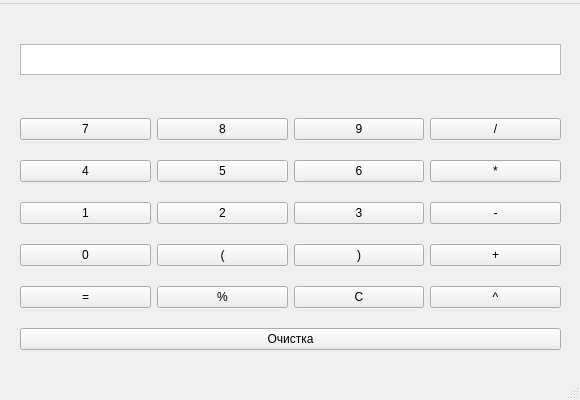
<?xml version="1.0" encoding="UTF-8"?>
<ui version="4.0">
 <class>MainWindow</class>
 <widget class="QMainWindow" name="MainWindow">
  <property name="geometry">
   <rect>
    <x>0</x>
    <y>0</y>
    <width>580</width>
    <height>400</height>
   </rect>
  </property>
  <property name="baseSize">
   <size>
    <width>580</width>
    <height>400</height>
   </size>
  </property>
  <property name="windowTitle">
   <string>MainWindow</string>
  </property>
  <widget class="QWidget" name="centralwidget">
   <widget class="QWidget" name="layoutWidget">
    <property name="geometry">
     <rect>
      <x>20</x>
      <y>100</y>
      <width>541</width>
      <height>261</height>
     </rect>
    </property>
    <layout class="QGridLayout" name="gridLayout">
     <item row="1" column="2">
      <widget class="QPushButton" name="six">
       <property name="text">
        <string>6</string>
       </property>
      </widget>
     </item>
     <item row="2" column="3">
      <widget class="QPushButton" name="substr">
       <property name="text">
        <string>-</string>
       </property>
      </widget>
     </item>
     <item row="3" column="2">
      <widget class="QPushButton" name="rightBr">
       <property name="text">
        <string>)</string>
       </property>
      </widget>
     </item>
     <item row="0" column="2">
      <widget class="QPushButton" name="nine">
       <property name="text">
        <string>9</string>
       </property>
      </widget>
     </item>
     <item row="2" column="1">
      <widget class="QPushButton" name="two">
       <property name="text">
        <string>2</string>
       </property>
      </widget>
     </item>
     <item row="0" column="0">
      <widget class="QPushButton" name="seven">
       <property name="text">
        <string>7</string>
       </property>
      </widget>
     </item>
     <item row="3" column="1">
      <widget class="QPushButton" name="leftBr">
       <property name="text">
        <string>(</string>
       </property>
      </widget>
     </item>
     <item row="1" column="0">
      <widget class="QPushButton" name="four">
       <property name="text">
        <string>4</string>
       </property>
      </widget>
     </item>
     <item row="1" column="1">
      <widget class="QPushButton" name="five">
       <property name="text">
        <string>5</string>
       </property>
      </widget>
     </item>
     <item row="4" column="0">
      <widget class="QPushButton" name="equil">
       <property name="text">
        <string>=</string>
       </property>
      </widget>
     </item>
     <item row="2" column="2">
      <widget class="QPushButton" name="three">
       <property name="text">
        <string>3</string>
       </property>
      </widget>
     </item>
     <item row="2" column="0">
      <widget class="QPushButton" name="one">
       <property name="text">
        <string>1</string>
       </property>
      </widget>
     </item>
     <item row="3" column="0">
      <widget class="QPushButton" name="zero">
       <property name="text">
        <string>0</string>
       </property>
      </widget>
     </item>
     <item row="1" column="3">
      <widget class="QPushButton" name="mult">
       <property name="text">
        <string>*</string>
       </property>
      </widget>
     </item>
     <item row="4" column="3">
      <widget class="QPushButton" name="pow">
       <property name="text">
        <string>^</string>
       </property>
      </widget>
     </item>
     <item row="4" column="1">
      <widget class="QPushButton" name="mod">
       <property name="text">
        <string>%</string>
       </property>
      </widget>
     </item>
     <item row="0" column="3">
      <widget class="QPushButton" name="div">
       <property name="text">
        <string>/</string>
       </property>
      </widget>
     </item>
     <item row="0" column="1">
      <widget class="QPushButton" name="eight">
       <property name="text">
        <string>8</string>
       </property>
      </widget>
     </item>
     <item row="3" column="3">
      <widget class="QPushButton" name="plus">
       <property name="text">
        <string>+</string>
       </property>
      </widget>
     </item>
     <item row="4" column="2">
      <widget class="QPushButton" name="erise">
       <property name="text">
        <string>C</string>
       </property>
      </widget>
     </item>
     <item row="5" column="0" colspan="4">
      <widget class="QPushButton" name="clr">
       <property name="text">
        <string>Очистка</string>
       </property>
      </widget>
     </item>
    </layout>
   </widget>
   <widget class="QTextEdit" name="screen">
    <property name="geometry">
     <rect>
      <x>20</x>
      <y>40</y>
      <width>541</width>
      <height>31</height>
     </rect>
    </property>
    <property name="verticalScrollBarPolicy">
     <enum>Qt::ScrollBarAlwaysOff</enum>
    </property>
    <property name="horizontalScrollBarPolicy">
     <enum>Qt::ScrollBarAlwaysOff</enum>
    </property>
   </widget>
  </widget>
  <widget class="QMenuBar" name="menubar">
   <property name="geometry">
    <rect>
     <x>0</x>
     <y>0</y>
     <width>580</width>
     <height>22</height>
    </rect>
   </property>
   <widget class="QMenu" name="menu">
    <property name="title">
     <string/>
    </property>
   </widget>
   <addaction name="menu"/>
  </widget>
  <widget class="QStatusBar" name="statusbar"/>
 </widget>
 <resources/>
 <connections/>
</ui>
